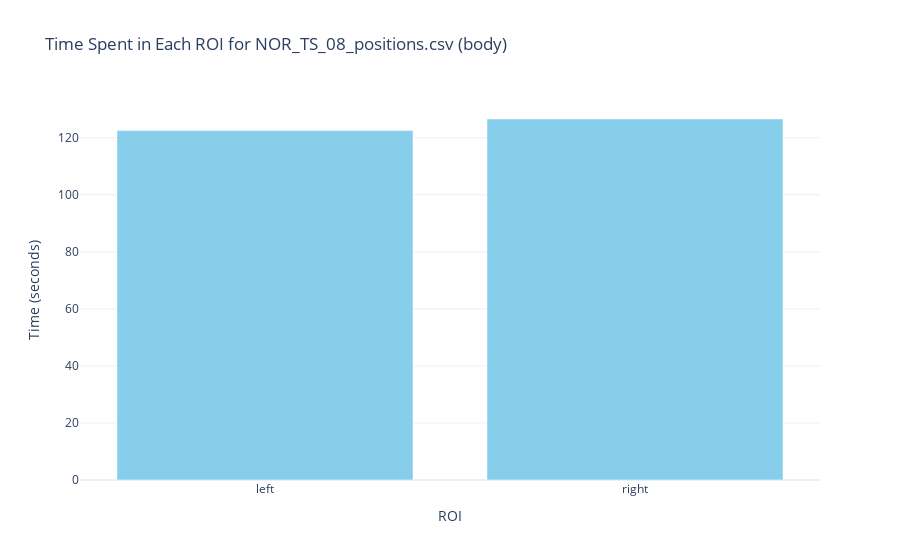

Source (notebook cell):
### Markdown cell above
---
#### 3. We can use the positions to measure time spent in each of the drawn ROIs.

### Code cell
roi_activity = rst.detect_roi_activity(params, example_path, bodypart = 'body')
rst.plot_roi_activity(params, example_path, roi_activity, bodypart = 'body')

### Figure 1 — Plotly figure (JSON) as saved in the notebook; plotly's stock layout.template omitted (floating-point values rounded to 4 significant figures)
{"data": [{"marker": {"color": "skyblue"}, "type": "bar", "x": ["left", "right"], "y": [122.5, 126.6]}], "layout": {"title": {"text": "Time Spent in Each ROI for NOR_TS_08_positions.csv (body)"}, "xaxis": {"title": {"text": "ROI"}}, "yaxis": {"title": {"text": "Time (seconds)"}}}}
